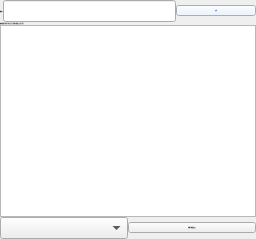
            <widget class="QWidget" name="tab">
             <attribute name="title">
              <string>待维修</string>
             </attribute>
             <layout class="QGridLayout" name="gridLayout_14">
              <property name="leftMargin">
               <number>0</number>
              </property>
              <property name="topMargin">
               <number>0</number>
              </property>
              <property name="rightMargin">
               <number>0</number>
              </property>
              <property name="bottomMargin">
               <number>0</number>
              </property>
              <property name="spacing">
               <number>0</number>
              </property>
              <item row="0" column="0">
               <layout class="QHBoxLayout" name="horizontalLayout_8">
                <item>
                 <widget class="QLabel" name="label_12">
                  <property name="font">
                   <font>
                    <family>微软雅黑</family>
                    <pointsize>-1</pointsize>
                   </font>
                  </property>
                  <property name="text">
                   <string>维修id</string>
                  </property>
                 </widget>
                </item>
                <item>
                 <widget class="QLineEdit" name="lineEdit_4">
                  <property name="font">
                   <font>
                    <family>微软雅黑</family>
                    <pointsize>-1</pointsize>
                   </font>
                  </property>
                 </widget>
                </item>
                <item>
                 <widget class="QPushButton" name="pushButton_15">
                  <property name="font">
                   <font>
                    <family>微软雅黑</family>
                    <pointsize>-1</pointsize>
                   </font>
                  </property>
                  <property name="styleSheet">
                   <string notr="true">background-color: rgb(232, 243, 255);
color: rgb(64, 128, 255);</string>
                  </property>
                  <property name="text">
                   <string>查询</string>
                  </property>
                 </widget>
                </item>
               </layout>
              </item>
              <item row="1" column="0">
               <widget class="QLabel" name="label_14">
                <property name="font">
                 <font>
                  <family>微软雅黑</family>
                  <pointsize>-1</pointsize>
                 </font>
                </property>
                <property name="text">
                 <string>查询到要分配的订单之后在下拉框中选择员工进行分配</string>
                </property>
               </widget>
              </item>
              <item row="2" column="0">
               <widget class="QTableView" name="repair_tableView"/>
              </item>
              <item row="3" column="0">
               <layout class="QHBoxLayout" name="horizontalLayout_10">
                <item>
                 <widget class="QComboBox" name="chose_staff_comboBox">
                  <property name="font">
                   <font>
                    <family>微软雅黑</family>
                    <pointsize>-1</pointsize>
                    <italic>false</italic>
                    <bold>false</bold>
                   </font>
                  </property>
                 </widget>
                </item>
                <item>
                 <widget class="QPushButton" name="chose_pushButton_5">
                  <property name="font">
                   <font>
                    <family>微软雅黑</family>
                    <pointsize>-1</pointsize>
                   </font>
                  </property>
                  <property name="text">
                   <string>选择分配给该员工</string>
                  </property>
                 </widget>
                </item>
               </layout>
              </item>
             </layout>
            </widget>
